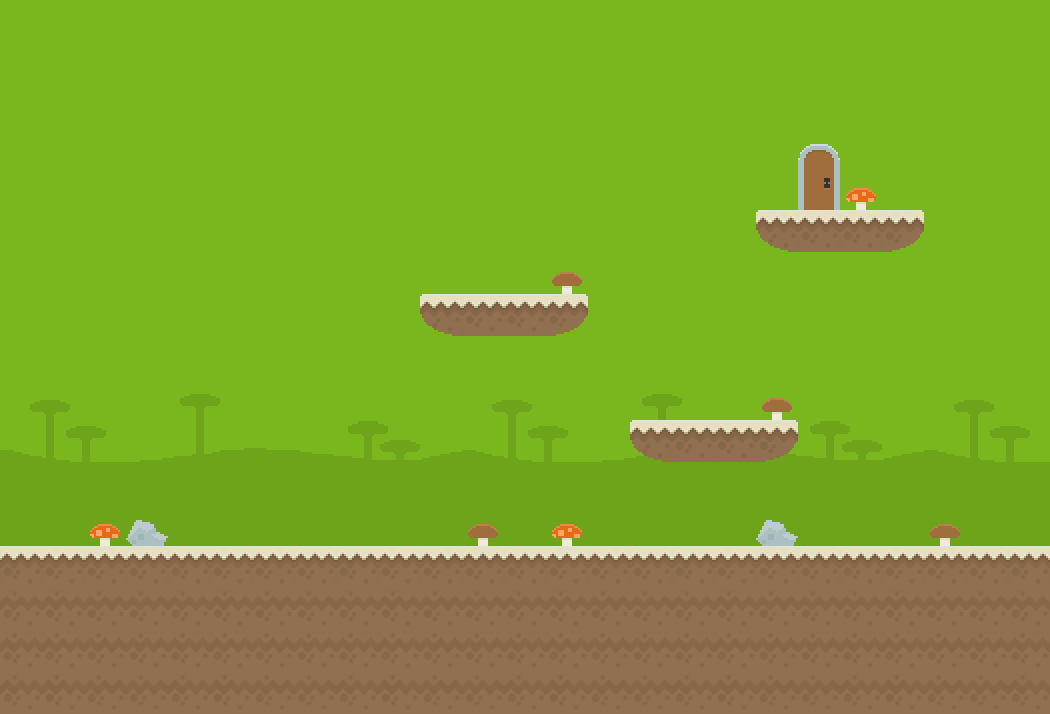

A level layout from a 2D game, rendered from its tile map. Below: a short description, then the map file with its tile-grid data intact:
An orthogonal 25x17 tile map with 42x42 px tiles, 2 tile layers (background, foreground) and 7 objects (4x area, player, diamond).

<map version="1.0" tiledversion="1.0.2" orientation="orthogonal" renderorder="right-down" width="25" height="17" tilewidth="42" tileheight="42" nextobjectid="34">
 <tileset firstgid="1" source="tileset.tsx" />
 <layer name="background" width="25" height="17">
  <data encoding="csv">
330,330,330,330,330,330,330,330,330,330,330,330,330,330,330,330,330,330,330,330,330,330,330,330,330,
330,330,330,330,330,330,330,330,330,330,330,330,330,330,330,330,330,330,330,330,330,330,330,330,330,
330,330,330,330,330,330,330,330,330,330,330,330,330,330,330,330,330,330,330,330,330,330,330,330,330,
330,330,330,330,330,330,330,330,330,330,330,330,330,330,330,330,330,330,330,330,330,330,330,330,330,
330,330,330,330,330,330,330,330,330,330,330,330,330,330,330,330,330,330,330,330,330,330,330,330,330,
330,330,330,330,330,330,330,330,330,330,330,330,330,330,330,330,330,330,330,330,330,330,330,330,330,
330,330,330,330,330,330,330,330,330,330,330,330,330,330,330,330,330,330,330,330,330,330,330,330,330,
330,330,330,330,330,330,330,330,330,330,330,330,330,330,330,330,330,330,330,330,330,330,330,330,330,
330,330,330,330,330,330,330,330,330,330,330,330,330,330,330,330,330,330,330,330,330,330,330,330,330,
320,321,322,323,324,325,326,327,328,329,330,320,321,322,323,324,325,326,327,328,329,330,320,321,322,
350,351,352,353,354,355,356,357,358,359,360,350,351,352,353,354,355,356,357,358,359,360,350,351,352,
380,381,382,383,384,385,386,387,388,389,390,380,381,382,383,384,385,386,387,388,389,390,380,381,382,
390,390,390,390,390,390,390,390,390,390,390,390,390,390,390,390,390,390,390,390,390,390,390,390,390,
390,390,390,390,390,390,390,390,390,390,390,390,390,390,390,390,390,390,390,390,390,390,390,390,390,
390,390,390,390,390,390,390,390,390,390,390,390,390,390,390,390,390,390,390,390,390,390,390,390,390,
390,390,390,390,390,390,390,390,390,390,390,390,390,390,390,390,390,390,390,390,390,390,390,390,390,
390,390,390,390,390,390,390,390,390,390,390,390,390,390,390,390,390,390,390,390,390,390,390,390,390
</data>
 </layer>
 <layer name="foreground" width="25" height="17">
  <data encoding="csv">
0,0,0,0,0,0,0,0,0,0,0,0,0,0,0,0,0,0,0,0,0,0,0,0,0,
0,0,0,0,0,0,0,0,0,0,0,0,0,0,0,0,0,0,0,0,0,0,0,0,0,
0,0,0,0,0,0,0,0,0,0,0,0,0,0,0,0,0,0,0,0,0,0,0,0,0,
0,0,0,0,0,0,0,0,0,0,0,0,0,0,0,0,0,0,0,167,0,0,0,0,0,
0,0,0,0,0,0,0,0,0,0,0,0,0,0,0,0,0,0,0,168,109,0,0,0,0,
0,0,0,0,0,0,0,0,0,0,0,0,0,0,0,0,0,0,651,621,621,652,0,0,0,
0,0,0,0,0,0,0,0,0,0,0,0,0,108,0,0,0,0,0,0,0,0,0,0,0,
0,0,0,0,0,0,0,0,0,0,651,621,621,652,0,0,0,0,0,0,0,0,0,0,0,
0,0,0,0,0,0,0,0,0,0,0,0,0,0,0,0,0,0,0,0,0,0,0,0,0,
0,0,0,0,0,0,0,0,0,0,0,0,0,0,0,0,0,0,108,0,0,0,0,0,0,
0,0,0,0,0,0,0,0,0,0,0,0,0,0,0,651,621,621,652,0,0,0,0,0,0,
0,0,0,0,0,0,0,0,0,0,0,0,0,0,0,0,0,0,0,0,0,0,0,0,0,
0,0,109,49,0,0,0,0,0,0,0,108,0,109,0,0,0,0,49,0,0,0,108,0,0,
621,621,621,621,621,621,621,621,621,621,621,621,621,621,621,621,621,621,621,621,621,621,621,621,621,
653,653,653,653,653,653,653,653,653,653,653,653,653,653,653,653,653,653,653,653,653,653,653,653,653,
653,653,653,653,653,653,653,653,653,653,653,653,653,653,653,653,653,653,653,653,653,653,653,653,653,
653,653,653,653,653,653,653,653,653,653,653,653,653,653,653,653,653,653,653,653,653,653,653,653,653
</data>
 </layer>
 <objectgroup name="objects">
  <object id="23" x="546" y="-180" width="2" />
  <object id="26" name="player" type="player" x="58" y="470" width="66" height="68" />
  <object id="28" name="area" x="252" y="186" width="186" height="226">
   <properties>
    <property name="flipH" type="bool" value="true" />
    <property name="flipV" type="bool" value="false" />
   </properties>
  </object>
  <object id="29" name="area" x="542" y="112" width="230" height="254">
   <properties>
    <property name="flipH" type="bool" value="false" />
    <property name="flipV" type="bool" value="true" />
   </properties>
  </object>
  <object id="30" name="area" x="682" y="402" width="226" height="194">
   <properties>
    <property name="flipH" type="bool" value="true" />
    <property name="flipV" type="bool" value="true" />
   </properties>
  </object>
  <object id="31" name="area" x="252" y="186" width="186" height="226">
   <properties>
    <property name="flipH" type="bool" value="true" />
    <property name="flipV" type="bool" value="false" />
   </properties>
  </object>
  <object id="33" name="diamond" x="565.333" y="78.6667" width="51.3333" height="50" />
 </objectgroup>
</map>
